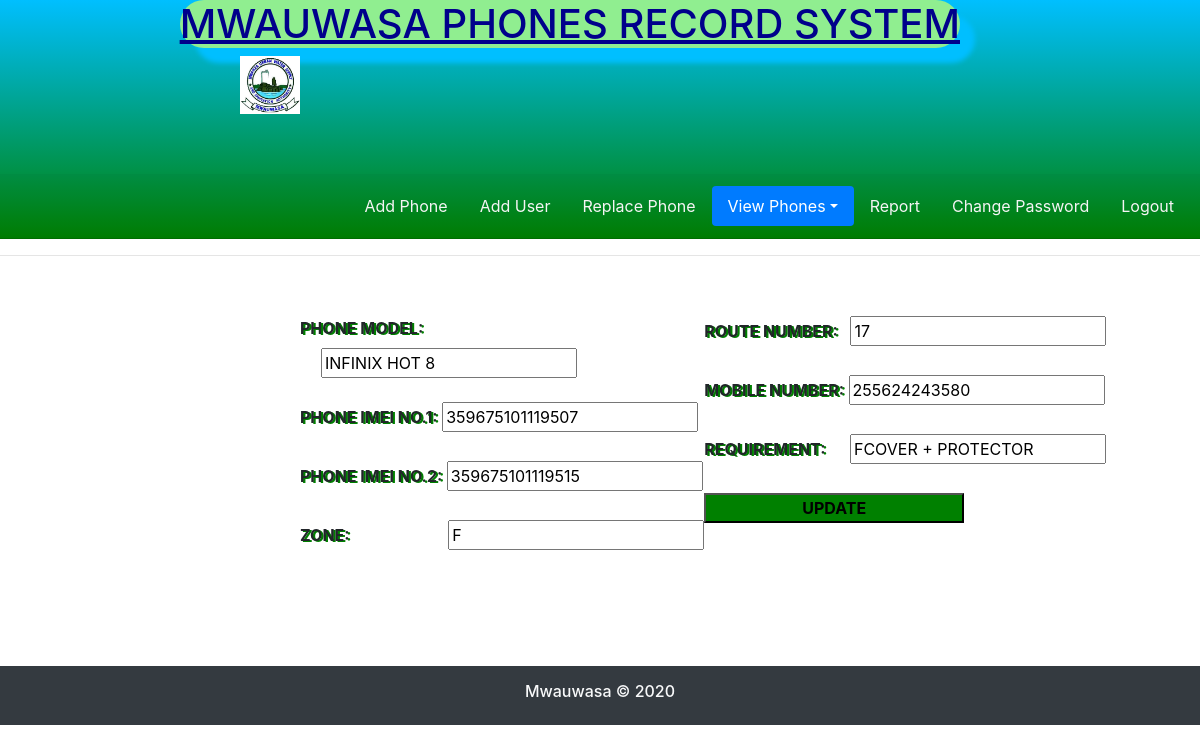
The app's page /guest/updatecurrent.php?id=3 (signed in) with its own data.
### tables this page shows
CREATE TABLE `records` (
  `id` int(11) NOT NULL,
  `route` int(11) NOT NULL,
  `phone_model` varchar(20) NOT NULL,
  `imei` bigint(20) NOT NULL,
  `imei2` bigint(20) NOT NULL,
  `mobile_number` bigint(15) NOT NULL,
  `zone` char(1) NOT NULL,
  `requirements` text,
  `added_date` date NOT NULL
);

### guest/updatecurrent.php (the view, shortened to what this page needs)
<?php
include_once('connection.php');
if (isset($_POST['update'])) {
	$model = $_POST['name'];
	$imei1 = $_POST['imei1'];
	$imei2 = $_POST['imei2'];
	$route = $_POST['number'];
	$mobile = $_POST['tel'];
	$zone = $_POST['zone'];
	$requirement = $_POST['requirement'];
	if($imei1 == $imei2){
		echo "<div class='text-danger' style='position: absolute; top: 35%; left: 50%'>Imei 1 and Imei 2 must be different</div>";
	}else{
		$qr1 = "UPDATE records SET route = '$route', phone_model = '$model', imei = '$imei1', imei2 = '$imei2', mobile_number = '$mobile', zone = '$zone', requirements = '$requirement', added_date = Now()
		WHERE id = '" .$_SESSION['id']. "'";
		$rs1 = mysqli_query($myconnect, $qr1);
		if(!$rs1){
			echo mysqli_error($myconnect);
		}else{
			echo "<div class='text-success' style='position: absolute; top: 35%; left: 50%'>Phone updated</div>";
		}
	}
    $query = "SELECT * FROM records WHERE id = '" .$_SESSION['id']. "'";
    $result = mysqli_query($myconnect, $query);
    $rw = mysqli_fetch_assoc($result);
}else{
    $id = $_GET['id'];
    $qr2 = "SELECT * FROM records WHERE id = '$id'";
    $rs2 = mysqli_query($myconnect, $qr2);
    $rw = mysqli_fetch_assoc($rs2);
}
?>
<!DOCTYPE html>
<html>
<head>
	<link rel="stylesheet" href="https://maxcdn.bootstrapcdn.com/bootstrap/4.0.0/css/bootstrap.min.css">
	<link rel="stylesheet" href="css/bootstrap.min.css">
	<link rel="stylesheet" href="custom/style.css">
</head>
<body>
	<header>
	<div class="head">
			<h1 class='text'>MWAUWASA PHONES RECORD SYSTEM</h1>
			<img src="images/logo2.jpg" class="center2">
			<div class="card-header">
    		<ul class="nav nav-pills card-header-pills justify-content-end">
     			<li class="nav-item">
        			<a class="nav-link" href="add.php">Add Phone</a>
      			</li>
      			<li class="nav-item">
        			<a class="nav-link" href="adduser.php">Add User</a>
      			</li>
      			<li class="nav-item">
        			<a class="nav-link" href="replace.php">Replace Phone</a>
      			</li>
      			<li class="nav-item dropdown">
        			<a class="nav-link dropdown-toggle active" data-toggle="dropdown" aria-haspopup="true" aria-expanded="false">View Phones</a>
 				</li>
 					 <li class="nav-item">
        			<a class="nav-link" href="report.php">Report</a>
      			</li>
      			<li class="nav-item">
        			<a class="nav-link" href="change.php">Change Password</a>
      			</li>
     			 <li class="nav-item">
        			<a class="nav-link" href="logout.php">Logout</a>
      			</li>
    		</ul>
 		 </div>
 		</div>
 		</header>
	<hr>
	<form class ='form' method="POST" action="updatecurrent.php">
	<div class="break">
		<label><strong>PHONE MODEL:</strong></label>
		<input type="text" name="name" placeholder="infinix hot 8" class="maji3" value="<?php echo strtoupper($rw['phone_model']); ?>" required>
		<br></br>
		<label><strong>PHONE IMEI NO.1:</strong></label>
		<input type="number" min="1" name="imei1" placeholder="355023114887840
" class=""  value="<?php echo strtoupper($rw['imei']); ?>" required>
		<br></br>
		<label><strong>PHONE IMEI NO.2:</strong></label>
		<input type="number" min="1" name="imei2" placeholder="355023114887857
" class=""  value="<?php echo strtoupper($rw['imei2']); ?>" required>
		<br></br>
		<label><strong>ZONE:</strong></label>
		<input type="text" name="zone" placeholder="F" class="fit"  value="<?php echo strtoupper($rw['zone']); ?>" required maxlength="1">
	</div>
	<div class="break2">
		<label><strong>ROUTE NUMBER:</strong></label>
		<input type="number" min="1" name="number" placeholder="11" class="fit2" value="<?php echo strtoupper($rw['route']); ?>" required>
		<br></br>
		<label><strong>MOBILE NUMBER:</strong></label>
		<input type="tel" name="tel" placeholder="255624243430
" class="" value="<?php echo strtoupper($rw['mobile_number']); ?>" required>
		<br></br>
		<label><strong>REQUIREMENT:</strong></label>
		<input type="text" name="requirement" value="<?php echo strtoupper($rw['requirements']); ?>" placeholder="F.COVER + PROTECTOR" class="fit3">
		<br>
		<button class = 'btn1 ml-auto mt-4' name='update'><strong>UPDATE</strong></button>
	</div>
	</form>
	<div class="py-3 bg-dark text-light f2">
		<h6 class="text-center">Mwauwasa &copy 2020</h6>
	</div>
</body>
</html>

### guest/custom/style.css (style rules this page uses)
h1 { color: darkblue; }
a { color: whitesmoke; }
.btn1 { width: 52%; background-color: green; }
.center2 { margin-left:20%; margin-bottom:5%; width: 5%; }
.text { margin-right: 20%; text-decoration: underline; float:right; border-radius: 24px; background: lightgreen; box-shadow: 15px 15px 5px deepskyBlue; }
.form { margin-top: 5%; margin-left: 25%; text-shadow: 2px 1px green; }
.maji3 { margin-left:5.2% }
.break { float: left; }
.f2 { margin-top: 143px; }
.break2 { margin-left:400px; }
.fit { margin-left: 94px; }
.fit2 { margin-left: 8px; }
.fit3 { margin-left: 20px; }
.head { background:linear-gradient(deepskyBlue,green); }

### records on screen
records: name "INFINIX HOT 8", imei1 "359675101119507", imei2 "359675101119515", zone "F", number "17", tel "255624243580", requirement "FCOVER + PROTECTOR"
